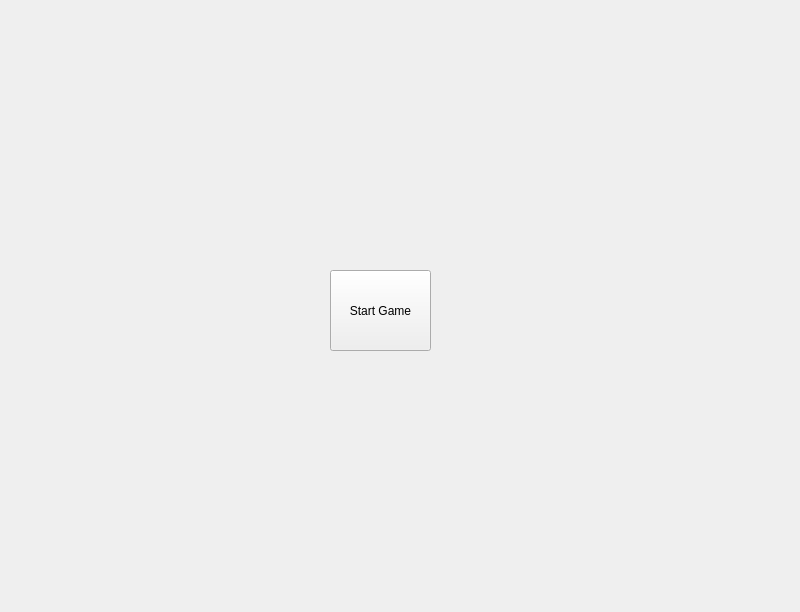
<?xml version="1.0" encoding="UTF-8"?>
<ui version="4.0">
 <class>StartScreen</class>
 <widget class="QWidget" name="StartScreen">
  <property name="geometry">
   <rect>
    <x>0</x>
    <y>0</y>
    <width>800</width>
    <height>612</height>
   </rect>
  </property>
  <property name="windowTitle">
   <string>Form</string>
  </property>
  <widget class="QPushButton" name="StartButton">
   <property name="geometry">
    <rect>
     <x>330</x>
     <y>270</y>
     <width>101</width>
     <height>81</height>
    </rect>
   </property>
   <property name="text">
    <string>Start Game</string>
   </property>
  </widget>
 </widget>
 <resources/>
 <connections/>
</ui>
